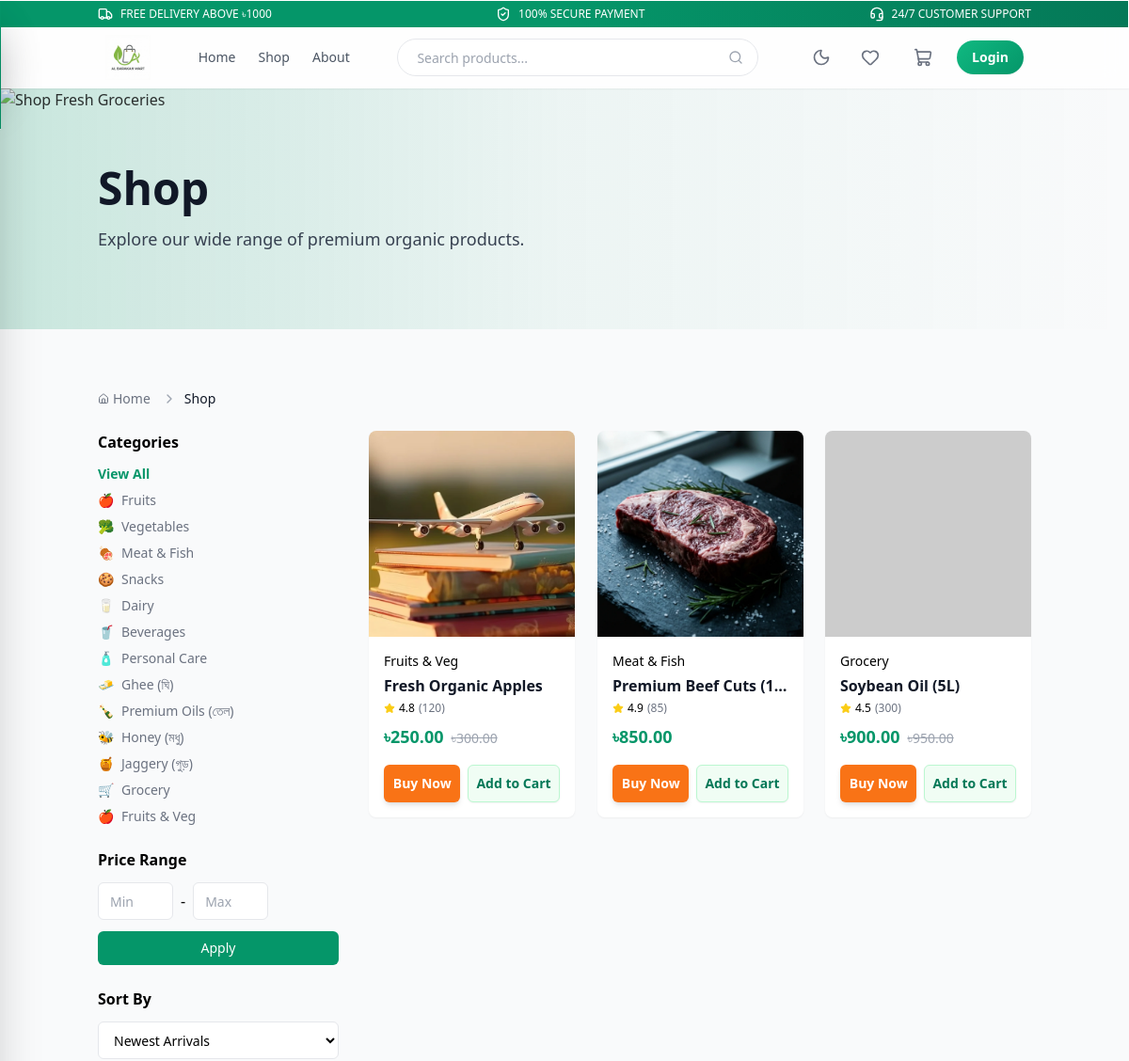
Page /shop/ (upper part) on the earlier database version.
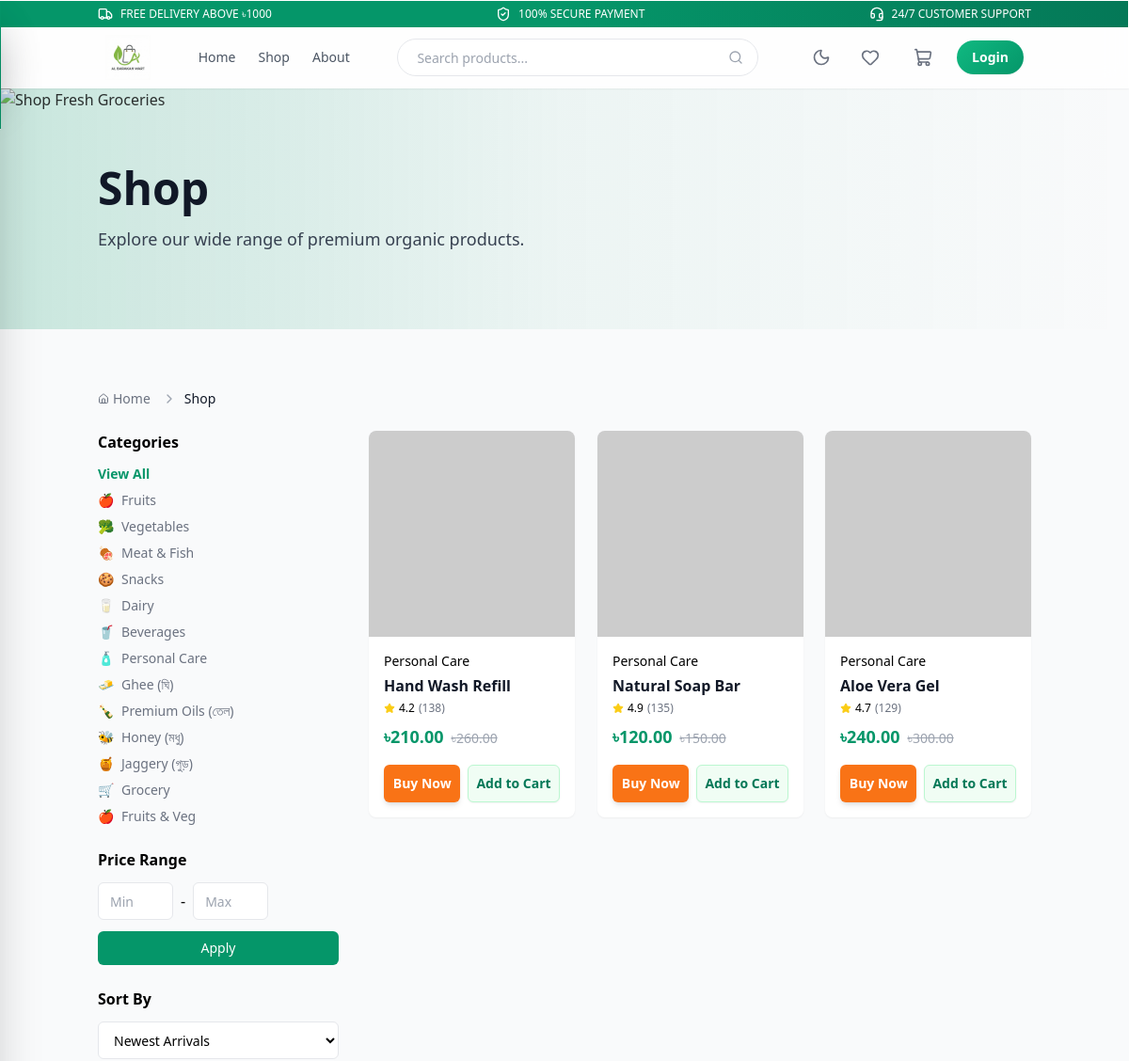
Same page on the later database version.
### products/models.py (models this page shows, shortened)
class Category(SEOModel):
    name = models.CharField(max_length=255, unique=True)
    slug = models.SlugField(unique=True)
    icon = models.CharField(max_length=255, null=True, blank=True)
    image = models.ImageField(upload_to='categories/', blank=True, null=True)
    class Meta:
        verbose_name_plural = 'Categories'

class Product(SEOModel):
    title = models.CharField(max_length=500)
    slug = models.SlugField(unique=True)
    short_description = models.TextField(max_length=500, null=True, blank=True, help_text="Short summary of the product (300-500 chars)")
    description = models.TextField(null=True, blank=True)
    price = models.DecimalField(max_digits=12, decimal_places=2, db_index=True)
    original_price = models.DecimalField(max_digits=12, decimal_places=2, null=True, blank=True)
    image = models.ImageField(upload_to='products/main/', max_length=255, blank=True, null=True)
    rating = models.FloatField(default=0)
    reviews_count = models.IntegerField(default=0)
    in_stock = models.BooleanField(default=True, db_index=True)
    stock_quantity = models.PositiveIntegerField(default=0)
    is_new = models.BooleanField(default=False)
    is_best_seller = models.BooleanField(default=False)
    chatbot_priority = models.BooleanField(default=False, help_text="Prioritize this product in chatbot responses")
    category = models.ForeignKey(Category, on_delete=models.CASCADE, related_name='products')
    brand = models.ForeignKey(Brand, on_delete=models.SET_NULL, null=True, blank=True, related_name='products')
    created_at = models.DateTimeField(auto_now_add=True, db_index=True)
    updated_at = models.DateTimeField(auto_now=True)
    class Meta:
        indexes = [
            models.Index(fields=['category', '-created_at'], name='prod_cat_created_idx'),
            models.Index(fields=['category', 'price'], name='prod_cat_price_idx'),
            models.Index(fields=['is_best_seller', '-created_at'], name='prod_bestseller_idx'),
            models.Index(fields=['-created_at', 'in_stock'], name='prod_created_stock_idx'),
            models.Index(fields=['in_stock', 'category'], name='prod_stock_cat_idx'),
        ]
    @property
    def display_image_url(self):
        if not self.image:
            return DEFAULT_PRODUCT_IMAGE_URL
        return ensure_webp_url(self.image)

### products/views.py (the view, shortened to what this page needs)
# urls.py: path('shop/', views.shop, name='shop'),
def shop(request):
    products = Product.objects.select_related('category', 'brand')\
        .prefetch_related('additional_images', 'reviews')\
        .all().order_by('-created_at')
    categories = Category.objects.all()
    category_slug = request.GET.get('category')
    if category_slug:
        products = products.filter(category__slug=category_slug)
    min_price = request.GET.get('min_price')
    max_price = request.GET.get('max_price')
    if min_price:
        products = products.filter(price__gte=min_price)
    if max_price:
        products = products.filter(price__lte=max_price)
    sort_by = request.GET.get('sort', '')
    if sort_by == 'price_low':
        products = products.order_by('price')
    elif sort_by == 'price_high':
        products = products.order_by('-price')
    elif sort_by == 'best_selling':
        products = products.annotate(
            order_count=Count('orderitem')
        ).order_by('-order_count', '-created_at')
    else:  # newest or empty
        products = products.order_by('-created_at')
    query = request.GET.get('q')
    paginator = Paginator(products, 12) # 12 products per page
    page_number = request.GET.get('page')
    page_obj = paginator.get_page(page_number)
    wishlist_product_ids = []
    if request.user.is_authenticated:
        wishlist_product_ids = list(Wishlist.objects.filter(user=request.user).values_list('product_id', flat=True))
    context = {
        'products': page_obj,
        'categories': categories,
        'current_category': category_slug,
        'query': query,
        'wishlist_product_ids': wishlist_product_ids,
        'page_obj': page_obj,
    }
    return render(request, 'products/shop.html', context)

### core/context_processors.py (called while the page is built)
def site_settings(request):
    try:
        settings = SiteSettings.objects.first()
        return {'site_settings': settings}
    except:
        return {'site_settings': None}

### orders/cart.py (called while the page is built)
    def __len__(self):
        return sum(item['quantity'] for item in self.cart.values())

### orders/context_processors.py (called while the page is built)
def cart(request):
    return {'cart': Cart(request)}

### products/models.py (called while the page is built, shortened)
def ensure_webp_url(image_field):
    if not image_field:
        return DEFAULT_PRODUCT_IMAGE_URL
    image_url = image_field.url
    if image_url.startswith(('http://', 'https://')):
        return image_url
    try:
        image_path = image_field.path
    except Exception:
        return DEFAULT_PRODUCT_IMAGE_URL
    if not os.path.exists(image_path):
        return DEFAULT_PRODUCT_IMAGE_URL
    base_path, ext = os.path.splitext(image_path)
    webp_path = f"{base_path}.webp"
    webp_url = f"{os.path.splitext(image_url)[0]}.webp"
    if os.path.exists(webp_path):
        return webp_url

### products/templates/products/shop.html (shortened to what the changed rows need)
{% extends 'base.html' %}
{% block content %}
<div
    class="relative h-64 bg-gradient-to-r from-primary/20 via-primary/5 to-transparent overflow-hidden mb-8 reveal-on-scroll reveal-down">
    <div class="relative container mx-auto px-4 h-full flex items-center reveal-on-scroll reveal-up delay-100">
        <div class="max-w-2xl">
            <h1 class="text-4xl lg:text-5xl font-bold text-gray-900 mb-4">Shop</h1>
        </div>
    </div>
</div>
<div class="container mx-auto px-4 py-8">
    <div class="flex flex-col md:flex-row gap-8">
        <aside class="w-full md:w-64 shrink-0 hidden md:block">
            <div class="space-y-6">
                <div class="reveal-on-scroll reveal-right delay-200">
                    <ul class="space-y-2 text-sm">
                        {% for cat in categories %}
                        <li>
                            <a href="{% url 'shop' %}?category={{ cat.slug }}"
                                class="hover:text-green-600 flex items-center gap-2 transition-colors {% if current_category == cat.slug %}font-bold text-green-600{% else %}text-gray-500{% endif %}">
                                <span>{{ cat.icon|default:"📦" }}</span>
                                {{ cat.name }}
                            </a>
                        </li>
                        {% endfor %}
                    </ul>
                </div>
            </div>
        </aside>
        <main class="flex-1">
            {% if products %}
            <div id="product-grid" class="grid grid-cols-2 md:grid-cols-2 lg:grid-cols-3 xl:grid-cols-4 gap-4 md:gap-6">
                {% include 'products/partials/product_list.html' %}
            </div>
            {% endif %}
        </main>
    </div>
</div>
{% endblock %}

### products/templates/products/partials/product_list.html (shortened to what this page needs)
{% for product in products %}
<div
    class="rounded-lg border bg-card text-card-foreground group relative overflow-hidden border-none shadow-sm hover:shadow-md transition-standard bg-white reveal-on-scroll reveal-up hover-lift">
    <a href="{% url 'product_detail' product.slug %}">
        <div class="aspect-square relative bg-gray-100 overflow-hidden skeleton">
            {% if product.image %}
            <img src="{{ product.display_image_url }}" alt="{{ product.title }}"
                onload="this.classList.remove('opacity-0'); this.closest('.skeleton').classList.remove('skeleton')"
                onerror="this.closest('.skeleton').classList.remove('skeleton')"
                class="object-cover w-full h-full transition-all duration-500 group-hover:scale-105 opacity-0">
            {% endif %}
        </div>
    </a>
    <div class="p-4">
        <div class="text-sm text-muted-foreground mb-1">{{ product.category.name }}</div>
        <a href="{% url 'product_detail' product.slug %}">
            <h3 class="font-semibold truncate group-hover:text-green-600 transition-colors text-gray-900">
                {{ product.title }}</h3>
        </a>
        <div class="flex items-center gap-1 mt-1 mb-2">
            <i data-lucide="star" class="h-3 w-3 fill-yellow-400 text-yellow-400"></i>
            <span class="text-xs font-medium">{{ product.rating|default:"5.0" }}</span>
            <span class="text-xs text-gray-500">({{ product.reviews_count }})</span>
        </div>
        <div class="flex items-baseline gap-2">
            <span class="font-bold text-lg text-green-600">৳{{ product.price }}</span>
            {% if product.original_price %}
            <span class="text-sm text-gray-400 line-through">৳{{ product.original_price }}</span>
            {% endif %}
        </div>
    </div>
    <div class="flex items-center p-4 pt-0">
        {% if product.stock_quantity > 0 %}
        <div class="flex items-center gap-2 w-full">
            <form action="{% url 'cart_add' product.id %}" method="post" class="flex-1">
                <button type="submit" name="checkout" value="true"
                    class="inline-flex items-center justify-center whitespace-nowrap rounded-md text-sm font-bold h-10 px-2 w-full bg-orange-500 text-white hover:bg-orange-600 transition-all shadow-md hover:shadow-lg active:scale-95">
                    Buy Now
                </button>
            </form>
            <form action="{% url 'cart_add' product.id %}" method="post" class="flex-1">
                <button type="submit"
                    class="inline-flex items-center justify-center whitespace-nowrap rounded-md text-sm font-bold h-10 px-2 w-full bg-green-50 text-green-700 border border-green-200 hover:bg-green-100 transition-all shadow-sm hover:shadow-md active:scale-95">
                    Add to Cart
                </button>
            </form>
        </div>
        {% else %}
        <button type="button" disabled
            class="inline-flex items-center justify-center whitespace-nowrap rounded-md text-sm font-medium h-10 px-4 py-2 w-full gap-2 shadow-sm bg-gray-100 text-gray-400 cursor-not-allowed">
            Out of Stock
        </button>
        {% endif %}
    </div>
</div>
{% endfor %}

Differences in the rows shown:
no longer on this page (row unchanged): Product: shows a picture, category.name "Fruits & Veg", title "Fresh Organic Apples", rating "4.8", reviews_count "120", price "250.00", original_price "300.00", stock_quantity "Buy Now"
no longer on this page (row edited): Product: shows a picture, category.name "Meat & Fish", title "Premium Beef Cuts (1…", rating "4.9", reviews_count "85", price "850.00", stock_quantity "Buy Now"
no longer on this page (row unchanged): Product: category.name "Grocery", title "Soybean Oil (5L)", rating "4.5", reviews_count "300", price "900.00", original_price "950.00", stock_quantity "Buy Now"
added Product: category.name "Personal Care", title "Hand Wash Refill", rating "4.2", reviews_count "138", price "210.00", original_price "260.00", stock_quantity "Buy Now"
added Product: category.name "Personal Care", title "Natural Soap Bar", rating "4.9", reviews_count "135", price "120.00", original_price "150.00", stock_quantity "Buy Now"
added Product: category.name "Personal Care", title "Aloe Vera Gel", rating "4.7", reviews_count "129", price "240.00", original_price "300.00", stock_quantity "Buy Now"
